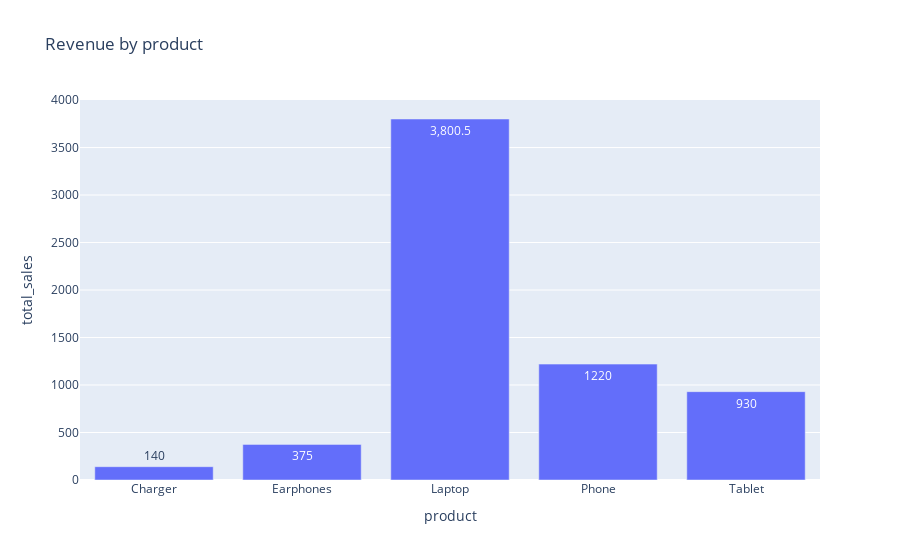

The cell this chart's notebook holds for it:
### Code cell
fig = px.bar(
    product_sales,
    x='product',
    y='total_sales',
    title='Revenue by product',
    text_auto=True
)

fig.show()

### Figure 1 — Plotly figure (JSON) as saved in the notebook; plotly's stock layout.template omitted (floating-point values rounded to 4 significant figures)
{"data": [{"hovertemplate": "product=%{x}<br>total_sales=%{y}<extra></extra>", "legendgroup": "", "marker": {"color": "#636efa", "pattern": {"shape": ""}}, "name": "", "orientation": "v", "showlegend": false, "textposition": "auto", "texttemplate": "%{y}", "type": "bar", "x": ["Charger", "Earphones", "Laptop", "Phone", "Tablet"], "xaxis": "x", "y": [140.0, 375.0, 3800.0, 1220.0, 930.0], "yaxis": "y"}], "layout": {"barmode": "relative", "legend": {"tracegroupgap": 0}, "title": {"text": "Revenue by product"}, "xaxis": {"anchor": "y", "domain": [0, 1], "title": {"text": "product"}}, "yaxis": {"anchor": "x", "domain": [0, 1], "title": {"text": "total_sales"}}}}
